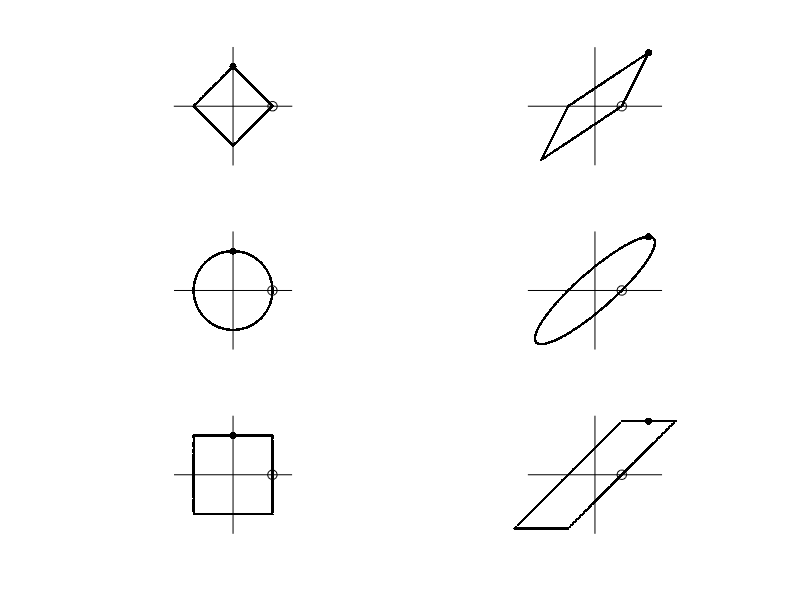

The MATLAB script that drew this image:
% FIGURE3P1  Minimally reproduce Figure 3.1 from Trefethen and Bau.
% This code skips the annotations, so it is reasonably short and
% clear, I hope.  Please read it to understand the simple (and brute
% force?) approach.

A = [1 2; 0 2];
p = [1, 2, Inf];

% plot unit balls a point at a time, with axes
for k = 1:3
    subplot(3, 2, 2*(k-1) + 1)              % left column of subplots
    plot([-1.5 1.5], [0 0], 'k'),  hold on  % x axis
    plot([0 0], [-1.5 1.5], 'k')            % y axis
    for theta = 0:pi/200:2*pi
        x = [cos(theta); sin(theta)];
        x = x / norm(x, p(k));
        plot(x(1), x(2), '.k')
    end
    plot(1, 0, 'ok', 'markersize', 7)
    plot(0, 1, '.k', 'markersize', 16)
    axis off
    axis equal
end

% plot output shapes by applying A to the same points
for k = 1:3
    subplot(3, 2, 2*k)                      % right column of subplots
    plot([-2.5 2.5], [0 0], 'k'),  hold on
    plot([0 0], [-2.2 2.2], 'k')
    for theta = 0:pi/200:2*pi
        x = [cos(theta); sin(theta)];
        x = x / norm(x, p(k));
        y = A * x;
        plot(y(1), y(2), '.k')
    end
    plot(1, 0, 'ok', 'markersize', 7)
    plot(2, 2, '.k', 'markersize', 16)
    axis off
    axis equal
end
